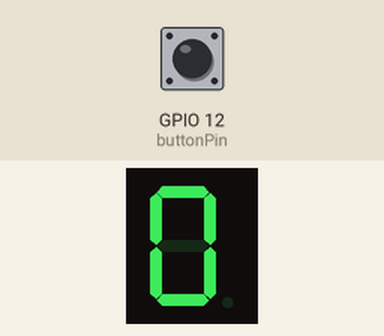
This program was run on a simulated Raspberry Pi (BCM pin numbers). Parts: 1-digit seven-segment display. Inputs (shaded band) come from the test bench; at power-on: GPIO 12 (buttonPin) LOW. The segment pins are drawn as the display they are named for.

Above: at 1.2 s.
1.3 s: GPIO 12 (buttonPin) pulled HIGH for 0.15 s
At 2.2 s:
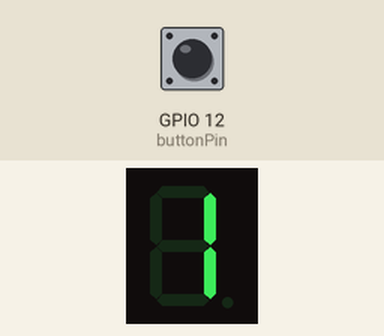
2.9 s: GPIO 12 (buttonPin) pulled HIGH for 1 s
At 4.4 s:
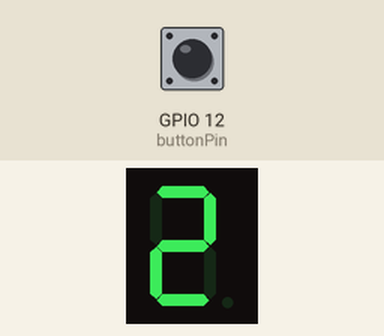
5.4 s: GPIO 12 (buttonPin) pulled HIGH for 0.15 s
At 5.8 s:
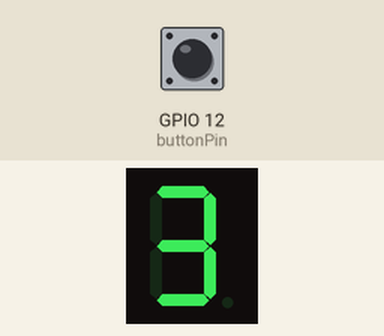
7.0 s: GPIO 12 (buttonPin) pulled HIGH for 1 s
At 7.8 s:
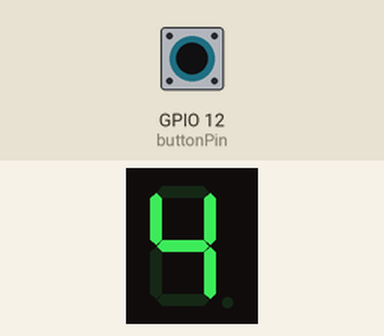
Timing chart, 0 to 10.0 s (numbered marks = the images above; inputs shaded):
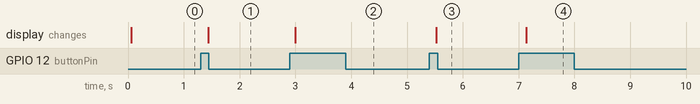

The program:

segment02.py
```python
# 버튼을 누를때마다 1씩 카운트
import RPi.GPIO as GPIO
import time

buttonPin = 12
segmentPin = {
    'a': 20,
    'b': 24,
    'c': 19,
    'd': 13,
    'e': 6,
    'f': 21,
    'g': 26
}

digit = [
    [1, 1, 1, 1, 1, 1, 0],
    [0, 1, 1, 0, 0, 0, 0],
    [1, 1, 0, 1, 1, 0, 1],
    [1, 1, 1, 1, 0, 0, 1],
    [0, 1, 1, 0, 0, 1, 1],
    [1, 0, 1, 1, 0, 1, 1],
    [1, 0, 1, 1, 1, 1, 1],
    [1, 1, 1, 0, 0, 0, 0],
    [1, 1, 1, 1, 1, 1, 1],
    [1, 1, 1, 1, 0, 1, 1]
]

count = 0
debounceTime = 0.05 # 버튼 노이즈 방지

def setup():
    GPIO.setmode(GPIO.BCM)
    GPIO.setup(buttonPin, GPIO.IN, pull_up_down=GPIO.PUD_DOWN)
    for pin in segmentPin.values():
        GPIO.setup(pin, GPIO.OUT)
        GPIO.output(pin, GPIO.LOW)
    displayDigit(count)

def displayDigit(num):
    pattern = digit[num]
    for i, segment in enumerate(['a', 'b', 'c', 'd', 'e', 'f', 'g']):
        GPIO.output(segmentPin[segment], pattern[i])

def loop():
    global count    # 함수 내에서 젼역변수 count 사용
    lastButtonState = GPIO.input(buttonPin) # 루프 시작 전 버튼의 초기상태 읽음
    while True:
        currentButtonState = GPIO.input(buttonPin)  # 현재 버튼 상태 읽음
        if currentButtonState == GPIO.HIGH and lastButtonState == GPIO.LOW:
            time.sleep(debounceTime)
            if GPIO.input(buttonPin) == GPIO.HIGH:
                count = (count + 1) % 10
                displayDigit(count)
        lastButtonState = currentButtonState    # 현재 버튼 상태를 다음 반복을 위해 저장
        time.sleep(0.01)

if __name__ == '__main__':
    try:
        setup()
        loop()
    except KeyboardInterrupt:
        GPIO.cleanup()
```

Measured:
- after the input at 1.3 s, the display: changes after 0.14 s (image 1)
- after the input at 2.9 s, the display: changes after 0.10 s (image 2)
- after the input at 5.4 s, the display: changes after 0.12 s (image 3)
- after the input at 7.0 s, the display: changes after 0.14 s (image 4)
